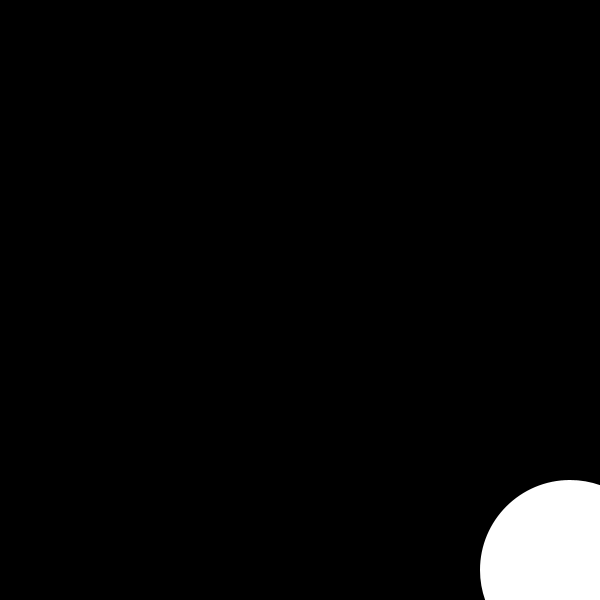
Frame 1 (no input)
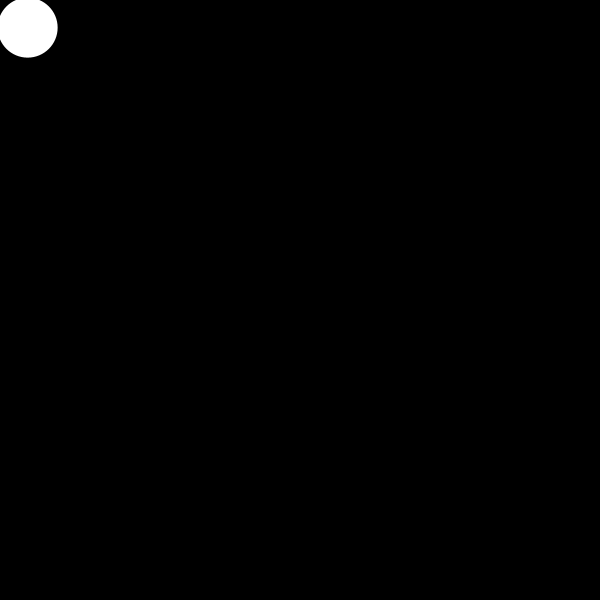
Frame 60 (the mouse pressed at the canvas centre just before this capture)
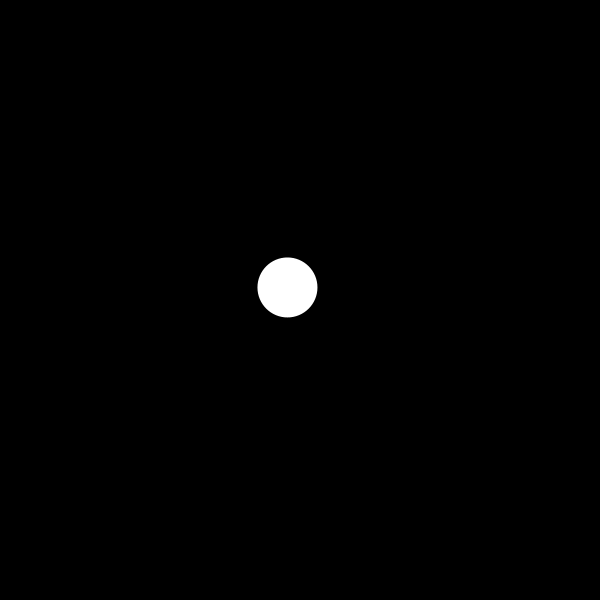
Frame 120 (the mouse held since frame 60 and released just before this capture)

The Processing sketch that drew these frames (run headless with seeded random() and noise(); from frame 60 on, the mouse is pressed at the canvas centre):

// Processing sketch: processing_156908
// ── processing_156908.pde

float x;
float y;
float easing = 0.05; //each frame, it moves by 5% the remaining distance to the cursor

void setup() {
  size(600, 600); 
  noStroke();  
  x = width;
  y = height;
}

void draw() { 
  background(0);
  
  float targetX = mouseX; //setup our target position
  float dx = targetX - x; //find the distance between the target and the original position
  if(abs(dx) > 1) { //if the distance is greater than 1 pixel (negative or positive), keep easing x in
    x += dx * easing; //move x by 5%(easing) of the remaining distance
  }
  
  float targetY = mouseY; //repeat for Y
  float dy = targetY - y;
  if(abs(dy) > 1) {
    y += dy * easing;
  }
  
  float diam = abs(dist(mouseX, mouseY, x, y)); //make the diameter representative of the distance
  diam = constrain(diam, 60, 180); //set a minimum and maximum size
  
  ellipse(x, y, diam, diam);
  
}
